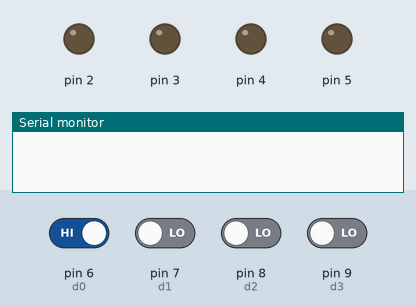
The sketch below on a simulated Arduino Uno, built with avr-gcc and run on an emulated ATmega328P. Parts: output pins drawn as LEDs (lit = HIGH), the last lines printed to the serial monitor. The inputs (shaded band) are chosen by the test bench; at power-on: pin 6 (d0) HIGH, pin 7 (d1), pin 8 (d2), pin 9 (d3) LOW.

Above: at 1.2 s.
1.3 s: pin 6 (d0) driven LOW and pin 8 (d2) driven HIGH
At 1.4 s:
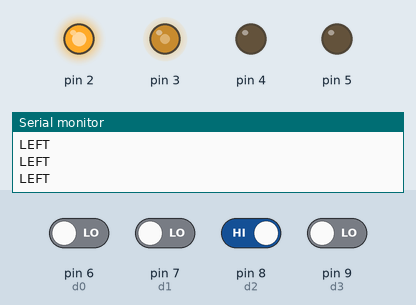
4.3 s: pin 7 (d1) driven HIGH
At 5.4 s:
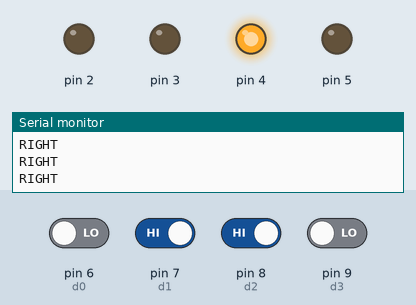
5.8 s: pin 8 (d2) driven LOW
At 7.0 s:
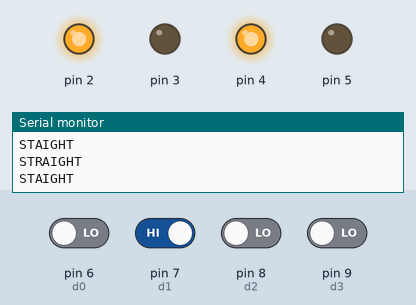
7.3 s: pin 9 (d3) driven HIGH
At 8.1 s:
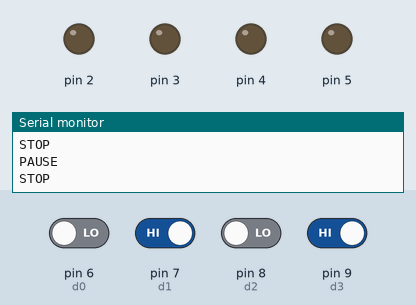
8.8 s: pin 7 (d1) driven LOW
At 9.4 s:
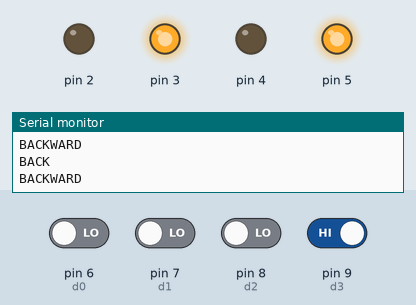
10.3 s: pin 8 (d2) driven HIGH and pin 9 (d3) driven LOW
At 10.71 s:
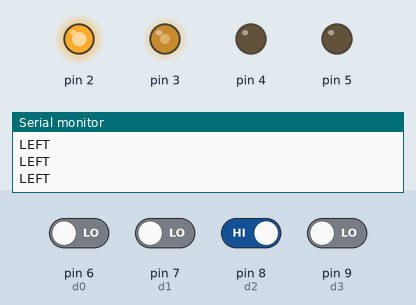
Timing chart, 0 to 14.3 s (numbered marks = the images above; inputs shaded):
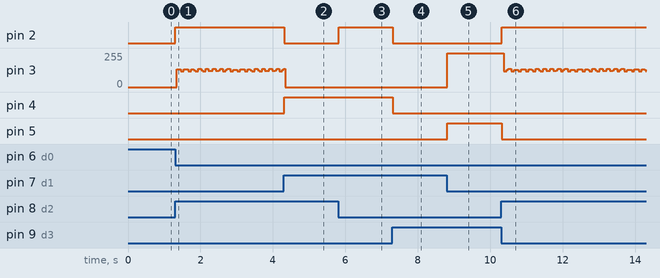

The sketch:

dtmf_robo.ino
```cpp
int d0=6;
int d1=7;
int d2=8;
int d3=9;
int m1=2;
int m2=3;
int m3=4;
int m4=5;


void setup() {
  // put your setup code here, to run once:
pinMode(6,INPUT);
pinMode(7,INPUT);
pinMode(8,INPUT);
pinMode(9,INPUT);
pinMode(2,OUTPUT);
pinMode(3,OUTPUT);
pinMode(4,OUTPUT);
pinMode(5,OUTPUT);
Serial.begin(9600);
}

void loop() {
  // put your main code here, to run repeatedly:
  int a=digitalRead(6);
    int b=digitalRead(7);
      int c=digitalRead(8);
        int d=digitalRead(9);
  if((a==LOW)&&(b==HIGH)&&(c==LOW)&&(d==LOW))//0100//D0D1D2D3//2
  {
    Serial.println("STAIGHT");
    straight();
      }

   if((a==LOW)&&(b==LOW)&&(c==LOW)&&(d==HIGH))//0100//8
  {
   Serial.println("BACK");

    back();
  }
 if((a==LOW)&&(b==LOW)&&(c==HIGH)&&(d==LOW))//10010//4
  {
    Serial.println("LEFT");
    digitalWrite(3,HIGH);
    left();
  }
  if((a==LOW)&&(b==HIGH)&&(c==HIGH)&&(d==LOW))//0010//6
  {
    Serial.println("RIGHT");
   right();

  }
  if((a==LOW)&&(b==HIGH)&&(c==LOW)&&(d==HIGH))//0101//0
  {
    Serial.println("PAUSE");
   pause();

  }

  }
  void straight()
{
  digitalWrite(2,HIGH);
  digitalWrite(3,LOW);
  digitalWrite(4,HIGH);
  digitalWrite(5,LOW);
  Serial.println("STRAIGHT");
}
void right()
{
  Serial.println("RIGHT");
   digitalWrite(2,LOW);
  digitalWrite(3,LOW);
  digitalWrite(4,HIGH);
  digitalWrite(5,LOW);
  //delay(2000);
}
void left()
{
Serial.println("LEFT");
   digitalWrite(2,HIGH);
  digitalWrite(3,LOW);
  digitalWrite(4,LOW);
  digitalWrite(5,LOW);
}
void back()
{
  digitalWrite(2,LOW);
  digitalWrite(3,HIGH);
  digitalWrite(4,LOW);
  digitalWrite(5,HIGH);
  Serial.println("BACKWARD");
}
void pause()
{
  digitalWrite(2,LOW);
  digitalWrite(3,LOW);
  digitalWrite(4,LOW);
  digitalWrite(5,LOW);
  Serial.println("STOP");
}
```

Measured:
- after the input at 1.3 s, pin 2: LOW → HIGH at once
- after the input at 4.3 s, pin 2: HIGH → LOW at once; pin 4: LOW → HIGH at once
- after the input at 5.8 s, pin 2: LOW → HIGH at once
- after the input at 7.3 s, pin 2, pin 4: HIGH → LOW at once
- after the input at 8.8 s, pin 3: 0/255 → 255/255 at once; pin 5: LOW → HIGH at once
